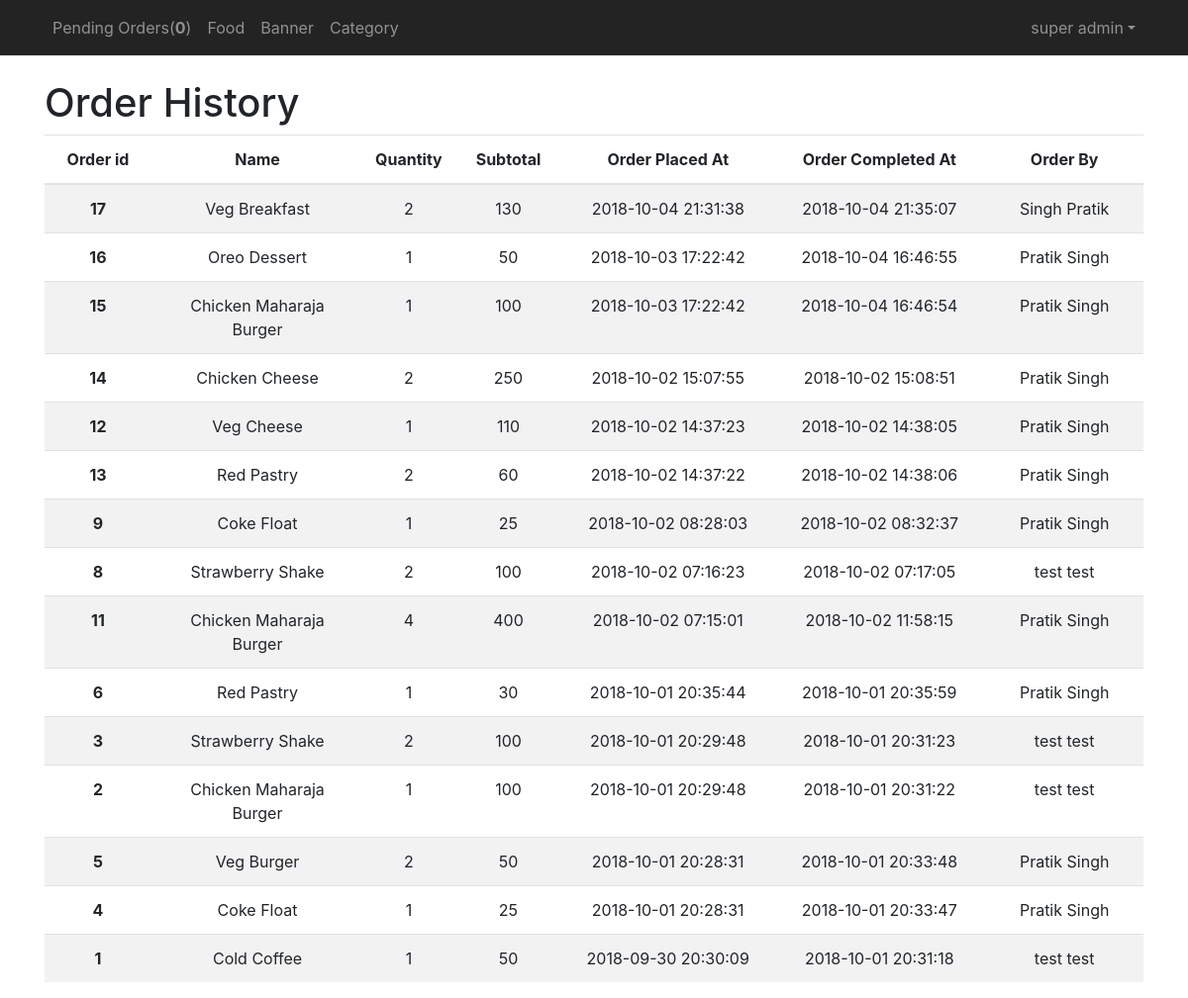
Page /src/admin/ad-order-history.php (signed in) on the committed database.
### tables this page shows
CREATE TABLE `order_history` (
  `ord_history_id` int(11) NOT NULL,
  `food_id` int(11) NOT NULL,
  `food_quantity` int(11) NOT NULL,
  `food_subtotal` int(11) NOT NULL,
  `user_id` int(11) NOT NULL,
  `order_placed_at` timestamp NULL DEFAULT NULL ON UPDATE CURRENT_TIMESTAMP,
  `order_completed_at` timestamp NULL DEFAULT CURRENT_TIMESTAMP
);

CREATE TABLE `food` (
  `id` int(11) NOT NULL,
  `category` int(11) NOT NULL,
  `food_name` varchar(255) NOT NULL,
  `veg_nonveg` varchar(15) NOT NULL,
  `food_img` varchar(255) NOT NULL,
  `price` int(11) NOT NULL,
  `quantity` int(11) NOT NULL
);

CREATE TABLE `user` (
  `id` int(11) NOT NULL,
  `fname` varchar(100) NOT NULL,
  `lname` varchar(100) NOT NULL,
  `email` varchar(100) NOT NULL,
  `password` varchar(30) NOT NULL,
  `phno` varchar(11) NOT NULL,
  `role` int(11) NOT NULL
);

### src/admin/ad-order-history.php (the view, shortened to what this page needs)
<?php
include('../../includes/admin-navbar.php');
    $result1=mysqli_query($db,"SELECT * FROM `order_history` o, `food` f, `user` u WHERE o.food_id=f.id AND o.user_id= u.id ORDER BY order_placed_at DESC;");
?>
<div class="container">
       <br><h1>Order History</h1>
        <table class="table table-striped text-center">
      <thead>
        <tr>
          <th scope="col" width="10%">Order id</th>
          <th scope="col" width="20%">Name</th>
          <th scope="col" width="5%">Quantity</th>
          <th scope="col" width="10%">Subtotal</th>
          <th scope="col" width="20%">Order Placed At</th>
          <th scope="col" width="20%">Order Completed At</th>
          <th scope="col" width="20%">Order By</th>
        </tr>
      </thead>
      <tbody>
       <?php if($result2->num_rows>0){
                while($row=$result1->fetch_assoc()){
        ?>
        <tr>
         <form action="" method="GET">
              <th scope="row"><?php echo $row['ord_history_id']; ?></th>
              <td><?php echo $row['food_name']; ?></td>
              <td><?php echo $row['food_quantity']; ?></td>
              <td><?php echo $row['food_subtotal']; ?></td>
              <td><?php echo $row['order_placed_at']; ?></td>
              <td><?php echo $row['order_completed_at']; ?></td>
              <td><?php echo $row['fname'].' '.$row['lname']; ?></td>
          </form>
        </tr>
        <?php
                    }
                }
        ?>
      </tbody>
    </table>
</div>
<?php
include('../../includes/admin-footer.php');
?>

### rows in the picture
order_history: ord_history_id "17", food.food_name "Veg Breakfast", food_quantity "2", food_subtotal "130", order_placed_at "2018-10-04 21:31:38", order_completed_at "2018-10-04 21:35:07", user.fname "Singh", user.lname "Pratik"
order_history: ord_history_id "16", food.food_name "Oreo Dessert", food_quantity "1", food_subtotal "50", order_placed_at "2018-10-03 17:22:42", order_completed_at "2018-10-04 16:46:55", user.fname "Pratik", user.lname "Singh"
order_history: ord_history_id "15", food.food_name "Chicken Maharaja Burger", food_quantity "1", food_subtotal "100", order_placed_at "2018-10-03 17:22:42", order_completed_at "2018-10-04 16:46:54", user.fname "Pratik", user.lname "Singh"
order_history: ord_history_id "14", food.food_name "Chicken Cheese", food_quantity "2", food_subtotal "250", order_placed_at "2018-10-02 15:07:55", order_completed_at "2018-10-02 15:08:51", user.fname "Pratik", user.lname "Singh"
order_history: ord_history_id "12", food.food_name "Veg Cheese", food_quantity "1", food_subtotal "110", order_placed_at "2018-10-02 14:37:23", order_completed_at "2018-10-02 14:38:05", user.fname "Pratik", user.lname "Singh"
order_history: ord_history_id "13", food.food_name "Red Pastry", food_quantity "2", food_subtotal "60", order_placed_at "2018-10-02 14:37:22", order_completed_at "2018-10-02 14:38:06", user.fname "Pratik", user.lname "Singh"
order_history: ord_history_id "9", food.food_name "Coke Float", food_quantity "1", food_subtotal "25", order_placed_at "2018-10-02 08:28:03", order_completed_at "2018-10-02 08:32:37", user.fname "Pratik", user.lname "Singh"
order_history: ord_history_id "8", food.food_name "Strawberry Shake", food_quantity "2", food_subtotal "100", order_placed_at "2018-10-02 07:16:23", order_completed_at "2018-10-02 07:17:05", user.fname "test", user.lname "test"
order_history: ord_history_id "11", food.food_name "Chicken Maharaja Burger", food_quantity "4", food_subtotal "400", order_placed_at "2018-10-02 07:15:01", order_completed_at "2018-10-02 11:58:15", user.fname "Pratik", user.lname "Singh"
order_history: ord_history_id "6", food.food_name "Red Pastry", food_quantity "1", food_subtotal "30", order_placed_at "2018-10-01 20:35:44", order_completed_at "2018-10-01 20:35:59", user.fname "Pratik", user.lname "Singh"
order_history: ord_history_id "3", food.food_name "Strawberry Shake", food_quantity "2", food_subtotal "100", order_placed_at "2018-10-01 20:29:48", order_completed_at "2018-10-01 20:31:23", user.fname "test", user.lname "test"
order_history: ord_history_id "2", food.food_name "Chicken Maharaja Burger", food_quantity "1", food_subtotal "100", order_placed_at "2018-10-01 20:29:48", order_completed_at "2018-10-01 20:31:22", user.fname "test", user.lname "test"
order_history: ord_history_id "5", food.food_name "Veg Burger", food_quantity "2", food_subtotal "50", order_placed_at "2018-10-01 20:28:31", order_completed_at "2018-10-01 20:33:48", user.fname "Pratik", user.lname "Singh"
order_history: ord_history_id "4", food.food_name "Coke Float", food_quantity "1", food_subtotal "25", order_placed_at "2018-10-01 20:28:31", order_completed_at "2018-10-01 20:33:47", user.fname "Pratik", user.lname "Singh"
order_history: ord_history_id "1", food.food_name "Cold Coffee", food_quantity "1", food_subtotal "50", order_placed_at "2018-09-30 20:30:09", order_completed_at "2018-10-01 20:31:18", user.fname "test", user.lname "test"

### other values in the picture
$count "0"
$_SESSION['fname'] "super"
$_SESSION['lname'] "admin"
